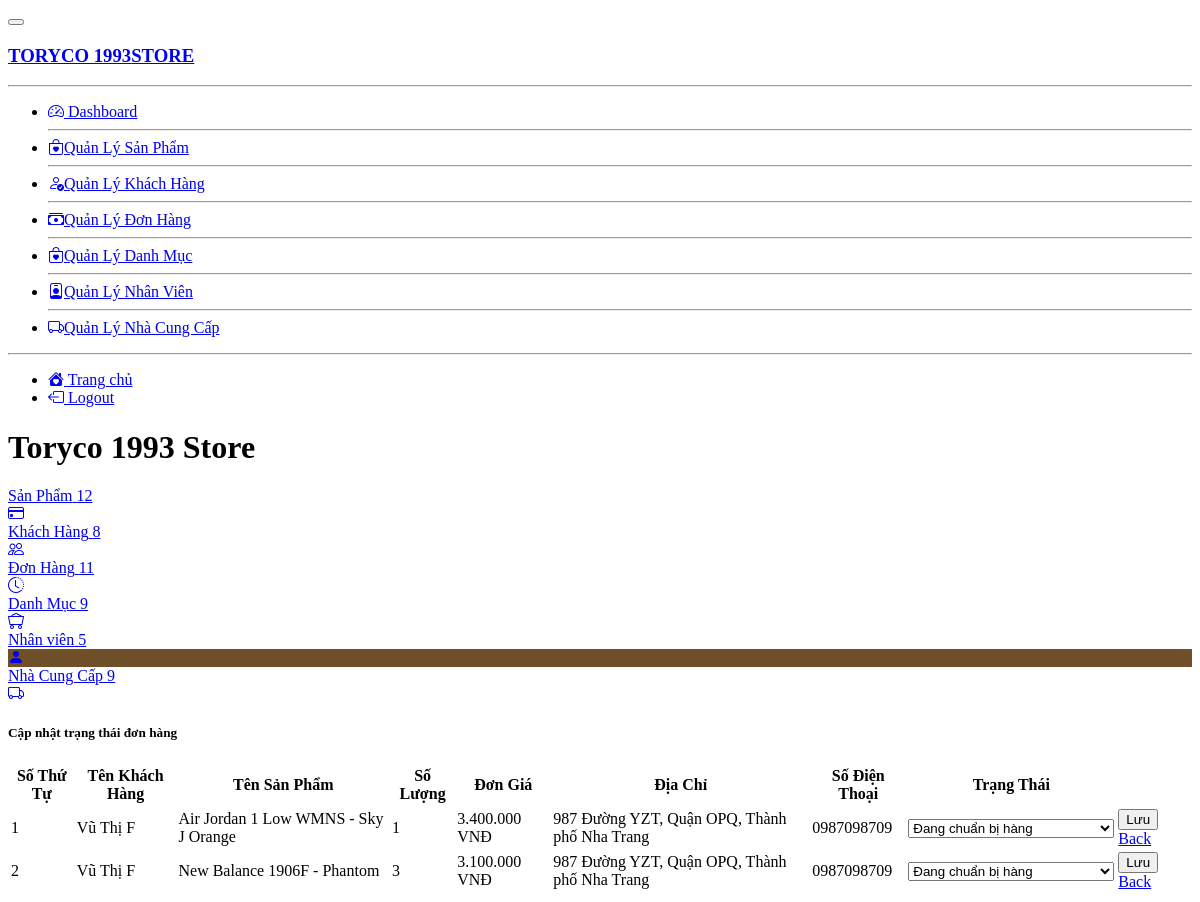
Page /Admin/orders/edit.php?order_id=173 on the committed database.
### tables this page shows
CREATE TABLE `order_details` (
  `id` int(11) NOT NULL,
  `order_id` int(11) NOT NULL,
  `product_id` int(11) NOT NULL,
  `id_user` int(11) NOT NULL,
  `size` int(2) DEFAULT NULL,
  `num` int(11) NOT NULL,
  `price` float NOT NULL,
  `status` varchar(255) NOT NULL
);

CREATE TABLE `orders` (
  `id` int(11) NOT NULL,
  `fullname` varchar(100) NOT NULL,
  `phone_number` varchar(20) NOT NULL,
  `email` varchar(150) NOT NULL,
  `address` varchar(200) NOT NULL,
  `note` varchar(255) DEFAULT NULL,
  `order_date` datetime DEFAULT NULL
);

CREATE TABLE `product` (
  `id` int(11) NOT NULL,
  `title` varchar(200) NOT NULL,
  `size` int(2) DEFAULT NULL,
  `price` float NOT NULL,
  `thumbnail` varchar(500) NOT NULL,
  `thumbnail_1` varchar(500) NOT NULL,
  `thumbnail_2` varchar(500) NOT NULL,
  `thumbnail_3` varchar(500) NOT NULL,
  `thumbnail_4` varchar(500) NOT NULL,
  `thumbnail_5` varchar(500) NOT NULL,
  `content` longtext NOT NULL,
  `id_category` int(11) NOT NULL,
  `created_at` datetime DEFAULT NULL,
  `updated_at` datetime DEFAULT NULL
);

### Admin/orders/edit.php (the view, shortened to what the rows shown need)
<?php
require_once('../database/dbhelper.php');
?>
<!DOCTYPE html>
<html lang="en" >
<head>
  <link rel="stylesheet" href="../css/style.css">
  <link rel="stylesheet" type="text/css" href="../css/page.css">
  <link href="https://cdn.jsdelivr.net/npm/@sweetalert2/theme-dark@4/dark.css" rel="stylesheet">
</head>
<body>
<div class="d-flex flex-column flex-lg-row h-lg-full bg-surface-secondary">
    <div class="h-screen flex-grow-1 overflow-y-lg-auto">
        <header class="bg-surface-primary border-bottom pt-6">
            <div class="container-fluid">
                <div class="mb-npx">
                    <div class="row align-items-center">
                        <div class="col-sm-6 col-12 mb-4 mb-sm-0">
                            <h1 class="h2 mb-0 ls-tight">
                                Toryco 1993 Store</h1>
                        </div>
                    </div>
                </div>
            </div>
        </header>
        <main class="py-6 bg-surface-secondary">
            <div class="container-fluid">
                <div class="row g-6 mb-6">
                <div class="card shadow border-0 mb-7">
                    <div class="table-responsive">
                        <form action="" method="POST">
                            <table class="table table-hover table-nowrap">
                                <thead class="thead-light">
                                    <tr>
                                        <th scope="col">Số Thứ Tự</th>
                                        <th scope="col">Tên Khách Hàng</th>
                                        <th scope="col">Tên Sản Phẩm</th>
                                        <th scope="col">Số Lượng</th>
                                        <th scope="col">Đơn Giá</th>
                                        <th scope="col">Địa Chỉ</th>
                                        <th scope="col">Số Điện Thoại</th>
                                        <th scope="col">Trạng Thái</th>
                                        <th></th>
                                        <th></th>
                                    </tr>
                                </thead>
                                <tbody>
                                    <tr>
                                        <?php
                                            try {
                                                if (isset($_GET['order_id'])) {
                                                    $order_id = $_GET['order_id'];
                                                }
                                                $index = 0;
                                                $sql = "SELECT * from orders, order_details, product
                                                where order_details.order_id=orders.id and product.id=order_details.product_id and order_id=$order_id";
                                                $order_details_List = executeResult($sql);
                                                foreach ($order_details_List as $item) {
                                                    echo '  <tr>
                                                                <td class="text-heading font-semibold">' . (++$index) . '</td>
                                                                <td class="text-heading font-semibold">' . $item['fullname'] . '</td>
                                                                <td class="text-heading font-semibold">' . $item['title'] . '</td>
                                                                <td class="text-heading font-semibold">' . $item['num'] . '</td>
                                                                <td class="text-heading font-semibold">' . number_format($item['price'], 0, ',', '.') . ' VNĐ</td>
                                                                <td class="text-heading font-semibold">' . $item['address'] . '</td>
                                                                <td class="text-heading font-semibold">' . $item['phone_number'] . '</td>
                                                                <td>
                                                                    <select class="border border-4 text-heading font-semibold" name="status" id="status" onchange="status(' . $item['order_id'] . ')">
                                                                        <option value="Đang chuẩn bị hàng">Đang chuẩn bị hàng</option>
                                                                    </select>
                                                                </td>
                                                                <td>
                                                                    <a href="edit.php?order_id=' . $item['order_id'] . '">
                                                                        <button class=" btn btn-success">Lưu</button>
                                                                    </a>
                                                                    <a href="index.php" class="btn btn-warning">Back</a>
                                                                </td>
                                                            </tr>';
                                                }
                                            } catch (Exception $e) {
                                                die("Lỗi thực thi sql: " . $e->getMessage());
                                            }
                                        ?>
                                    </tr>
                                </tbody>
                            </table>
                        </form>
                    </div>
                </div>
            </div>
        </main>
    </div>
</div>
</body>
</html>

### rows in the picture
order_details: order.fullname "Vũ Thị F", product.title "Air Jordan 1 Low WMNS - Sky J Orange", num "1", product.price "3.400.000", order.address "987 Đường YZT, Quận OPQ, Thành phố Nha Trang", order.phone_number "0987098709", status "Đang chuẩn bị hàng"
order_details: order.fullname "Vũ Thị F", product.title "New Balance 1906F - Phantom", num "3", product.price "3.100.000", order.address "987 Đường YZT, Quận OPQ, Thành phố Nha Trang", order.phone_number "0987098709", status "Đang chuẩn bị hàng"

### other values in the picture
mysqli_num_rows($result) "12"
mysqli_num_rows($result) "8"
mysqli_num_rows($result) "11"
mysqli_num_rows($result) "9"
mysqli_num_rows($result) "5"
